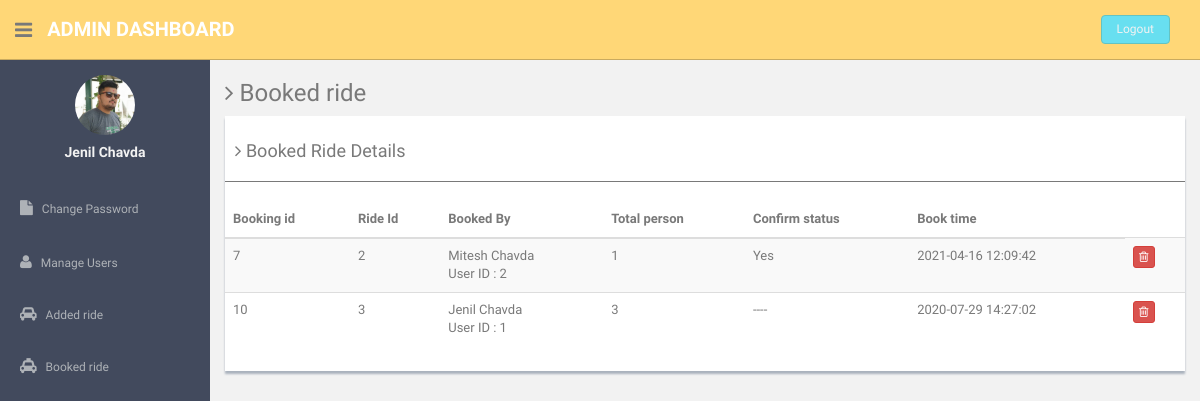
Page /admin/booked_ride.php (signed in) on the committed database.
### tables this page shows
CREATE TABLE `users` (
  `id` int(5) NOT NULL,
  `name` varchar(100) NOT NULL,
  `email` varchar(250) NOT NULL,
  `mo_num` varchar(12) NOT NULL,
  `gender` varchar(8) NOT NULL,
  `pass` varchar(250) NOT NULL,
  `pro_img` varchar(250) NOT NULL,
  `type` varchar(50) NOT NULL DEFAULT 'user',
  `reg_time` timestamp NOT NULL DEFAULT CURRENT_TIMESTAMP ON UPDATE CURRENT_TIMESTAMP
);

CREATE TABLE `ride_book` (
  `b_id` int(11) NOT NULL,
  `book_by` int(4) NOT NULL,
  `ride_id` int(4) NOT NULL,
  `person` int(2) NOT NULL,
  `conform` varchar(10) NOT NULL DEFAULT '----',
  `booking_time` timestamp NOT NULL DEFAULT CURRENT_TIMESTAMP ON UPDATE CURRENT_TIMESTAMP
);

### admin/booked_ride.php (the view, shortened to what this page needs)
<?php
include'dbconnection.php';
if (strlen($_SESSION['id']==0)) {
  header('location:logout.php');
  } else{
$name = mysqli_query($con,"SELECT name FROM users WHERE id='$_SESSION[id]'");
$user_name = mysqli_fetch_assoc($name);
function user_name($id)
{
  global $con;
  $name_q = mysqli_query($con,"SELECT name FROM users WHERE id='$id'");
  $uname = mysqli_fetch_assoc($name_q);
  echo $uname['name'];
}
?><!DOCTYPE html>
<html lang="en">
  <head>
    <link href="assets/css/bootstrap.css" rel="stylesheet">
    <link href="assets/font-awesome/css/font-awesome.css" rel="stylesheet" />
    <link href="assets/css/style.css" rel="stylesheet">
    <link href="assets/css/style-responsive.css" rel="stylesheet">
  </head>
  <body>
  <section id="container" >
      <header class="header black-bg">
              <div class="sidebar-toggle-box">
                  <div class="fa fa-bars tooltips" data-placement="right" data-original-title="Toggle Navigation"></div>
              </div>
            <a href="#" class="logo"><b>Admin Dashboard</b></a>
            <div class="top-menu">
            	<ul class="nav pull-right top-menu">
                    <li><a class="logout" href="logout.php">Logout</a></li>
            	</ul>
            </div>
        </header>
      <aside>
          <div id="sidebar"  class="nav-collapse ">
              <ul class="sidebar-menu" id="nav-accordion">
              	  <p class="centered"><a href="#"><img src="../assets/img/kp.jpg" class="img-circle" width="60"></a></p>
                  <h5 class="centered"><?php echo $user_name['name'];?></h5>
                  <li class="mt">
                      <a href="change-password.php">
                          <i class="fa fa-file"></i>
                          <span>Change Password</span>
                      </a>
                  </li>
                  <li class="sub-menu">
                      <a href="manage-users.php" >
                          <i class="fa fa-user"></i>
                          <span>Manage Users</span>
                      </a>
                  </li>
                  <li class="sub-menu">
                      <a href="car_ride.php" >
                          <i class="fa fa-car"></i>
                          <span>Added ride</span>
                      </a>
                  </li>
                   <li class="sub-menu">
                      <a href="booked_ride.php" >
                          <i class="fa fa-taxi"></i>
                          <span>Booked ride</span>
                      </a>
                  </li>
              </ul>
          </div>
      </aside>
      <section id="main-content">
          <section class="wrapper">
          	<h3><i class="fa fa-angle-right"></i> Booked ride</h3>
				<div class="row">
                  <div class="col-md-12">
                      <div class="content-panel">
                          <table class="table table-striped table-advance table-hover">
	                  	  	  <h4><i class="fa fa-angle-right"></i> Booked Ride Details </h4>
	                  	  	  <hr>
                              <thead>
                              <tr>
                                  <th>Booking id</th>
                                  <th class="hidden-phone">Ride Id</th>
                                  <th>Booked By</th>
                                  <th>Total person</th>
                                  <th>Confirm status</th>
                                  <th>Book time</th>
                              </tr>
                              </thead>
                              <tbody>
                              <?php $ret=mysqli_query($con,"SELECT * FROM `ride_book` ");
		                          $cnt=1;
              							  while($row=mysqli_fetch_array($ret))
              							  {?>
                              <tr>
                                  <td><?php echo $row['b_id'];?></td>
                                  <td><?php echo $row['ride_id'];?></td>
                                  <td><?php echo user_name($row['book_by']);?><br>User ID : <?php echo $row['book_by'];?></td>
                                  <td><?php echo $row['person'];?></td>
                                  <td><?php echo $row['conform'];?></td>
                                  <td><?php echo $row['booking_time'];?></td>
                                  <td>
                                     <a href="car_ride.php?id=<?php echo $row['b_id'];?>">
                                     <button class="btn btn-danger btn-xs" onClick="return confirm('Do you really want to delete');"><i class="fa fa-trash-o "></i></button></a>
                                  </td>
                              </tr>
                               <?php $cnt=$cnt+1; }?>
                              </tbody>
                          </table>
                      </div>
                  </div>
              </div>
		</section>
      </section
  ></section>
  </body>
</html>
<?php } ?>

### admin/assets/css/style.css (style rules this page uses)
body { color: #797979; background: #f2f2f2; font-family: 'Ruda', sans-serif; padding: 0px !important; margin: 0px !important; font-size:13px; }
ul li { list-style: none; }
a, a:hover, a:focus { text-decoration: none; outline: none; }
#container { width: 100%; height: 100%; }
hr { margin-top: 20px; margin-bottom: 20px; border: 0; border-top: 1px solid #797979; }
.centered { text-align: center; }
.mt { margin-top: 25px; }
ul.top-menu > li > .logout { color: #f2f2f2; font-size: 12px; border-radius: 4px; -webkit-border-radius: 4px; border: 1px solid #64c3c2 !important; padding: 5px 15px; margin-right: 15px; background: #68dff0; margin-top: 15px; }
#sidebar { width: 210px; height: 100%; position: fixed; background: #424a5d; }
#sidebar h5 { color: #f2f2f2; font-weight: 700; }
#sidebar ul li { position: relative; }
ul.sidebar-menu , ul.sidebar-menu li ul.sub { margin: -2px 0 0; padding: 0; }
ul.sidebar-menu { margin-top: 75px; }
ul.sidebar-menu li { margin-bottom: 5px; margin-left:10px; margin-right:10px; }
ul.sidebar-menu li.sub-menu { line-height: 15px; }
ul.sidebar-menu li a span { display: inline-block; }
ul.sidebar-menu li a { color: #aeb2b7; text-decoration: none; display: block; padding: 15px 0 15px 10px; font-size: 12px; outline: none; -webkit-transition: all 0.3s ease; -moz-transition: all 0.3s ease; -o-transition: all 0.3s ease; -ms-transition: all 0.3s ease; transition: all 0.3s ease; }
ul.sidebar-menu li a i { font-size: 15px; padding-right: 6px; }
#main-content { margin-left: 210px; }
.header, .footer { min-height: 60px; padding: 0 15px; }
.header { position: fixed; left: 0; right: 0; z-index: 1002; }
.black-bg { background: #ffd777; border-bottom: 1px solid #c9aa5f; }
.wrapper { display: inline-block; margin-top: 60px; padding-left: 15px; padding-right: 15px; padding-bottom: 15px; padding-top: 0px; width: 100%; }
a.logo { font-size: 20px; color: #ffffff; float: left; margin-top: 15px; text-transform: uppercase; }
a.logo b { font-weight: 900; }
#top_menu .nav > li, ul.top-menu > li { float: left; }
ul.top-menu > li > a { color: #666666; font-size: 16px; border-radius: 4px; -webkit-border-radius: 4px; border:1px solid #666666 !important; padding: 2px 6px; margin-right: 15px; }
.sidebar-toggle-box { float: left; padding-right: 15px; margin-top: 20px; }
.sidebar-toggle-box .fa-bars { cursor: pointer; display: inline-block; font-size: 20px; }
.content-panel { background: #ffffff; box-shadow: 0px 3px 2px #aab2bd; padding-top: 15px; padding-bottom: 5px; }
.content-panel h4 { margin-left: 10px; }

### rows in the picture
users: name "Jenil Chavda"
ride_book: b_id "7", ride "2", users.name "Mitesh Chavda", book_by "2", person "1", conform "Yes", booking_time "2021-04-16 12:09:42"
ride_book: b_id "10", ride "3", users.name "Jenil Chavda", book_by "1", person "3", conform "----", booking_time "2020-07-29 14:27:02"
